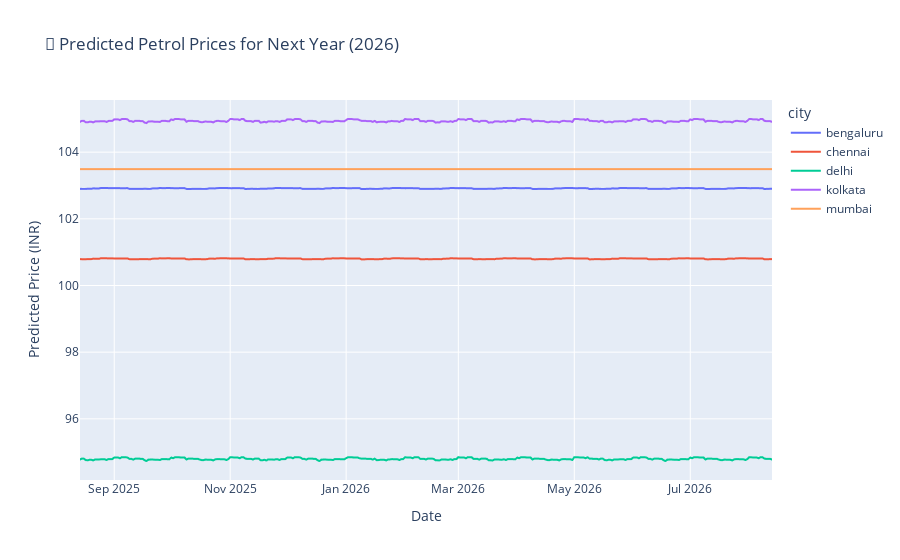

The notebook cell saved with this chart:
### Markdown cell above
# its result like this because first data was not enough i have to extract more data if i want to get better result so i do it in next run or when i update thsi project

### Code cell
# Visualize Future Predictions
petrol_future = future_df[(future_df['fuel'] == 'petrol')].copy()

fig = px.line(petrol_future, x='date', y='predicted_price', color='city',
              title='🔮 Predicted Petrol Prices for Next Year (2026)',
              labels={'predicted_price': 'Predicted Price (INR)', 'date': 'Date'})
fig.show()

### Figure 1 — Plotly figure (JSON) as saved in the notebook; plotly's stock layout.template omitted (floating-point values rounded to 4 significant figures; data arrays with more than 128 entries replaced by an {"elided": "..."} marker saying what was removed)
{"data": [{"hovertemplate": "city=bengaluru<br>Date=%{x}<br>Predicted Price (INR)=%{y}<extra></extra>", "legendgroup": "bengaluru", "line": {"color": "#636efa", "dash": "solid"}, "marker": {"symbol": "circle"}, "mode": "lines", "name": "bengaluru", "showlegend": true, "type": "scattergl", "x": {"elided": "365 str values"}, "xaxis": "x", "y": {"elided": "365 float values"}, "yaxis": "y"}, {"hovertemplate": "city=chennai<br>Date=%{x}<br>Predicted Price (INR)=%{y}<extra></extra>", "legendgroup": "chennai", "line": {"color": "#EF553B", "dash": "solid"}, "marker": {"symbol": "circle"}, "mode": "lines", "name": "chennai", "showlegend": true, "type": "scattergl", "x": {"elided": "365 str values"}, "xaxis": "x", "y": {"elided": "365 float values"}, "yaxis": "y"}, {"hovertemplate": "city=delhi<br>Date=%{x}<br>Predicted Price (INR)=%{y}<extra></extra>", "legendgroup": "delhi", "line": {"color": "#00cc96", "dash": "solid"}, "marker": {"symbol": "circle"}, "mode": "lines", "name": "delhi", "showlegend": true, "type": "scattergl", "x": {"elided": "365 str values"}, "xaxis": "x", "y": {"elided": "365 float values"}, "yaxis": "y"}, {"hovertemplate": "city=kolkata<br>Date=%{x}<br>Predicted Price (INR)=%{y}<extra></extra>", "legendgroup": "kolkata", "line": {"color": "#ab63fa", "dash": "solid"}, "marker": {"symbol": "circle"}, "mode": "lines", "name": "kolkata", "showlegend": true, "type": "scattergl", "x": {"elided": "365 str values"}, "xaxis": "x", "y": {"elided": "365 float values"}, "yaxis": "y"}, {"hovertemplate": "city=mumbai<br>Date=%{x}<br>Predicted Price (INR)=%{y}<extra></extra>", "legendgroup": "mumbai", "line": {"color": "#FFA15A", "dash": "solid"}, "marker": {"symbol": "circle"}, "mode": "lines", "name": "mumbai", "showlegend": true, "type": "scattergl", "x": {"elided": "365 str values"}, "xaxis": "x", "y": {"elided": "365 float values"}, "yaxis": "y"}], "layout": {"legend": {"title": {"text": "city"}, "tracegroupgap": 0}, "title": {"text": "🔮 Predicted Petrol Prices for Next Year (2026)"}, "xaxis": {"anchor": "y", "domain": [0, 1], "title": {"text": "Date"}}, "yaxis": {"anchor": "x", "domain": [0, 1], "title": {"text": "Predicted Price (INR)"}}}}
